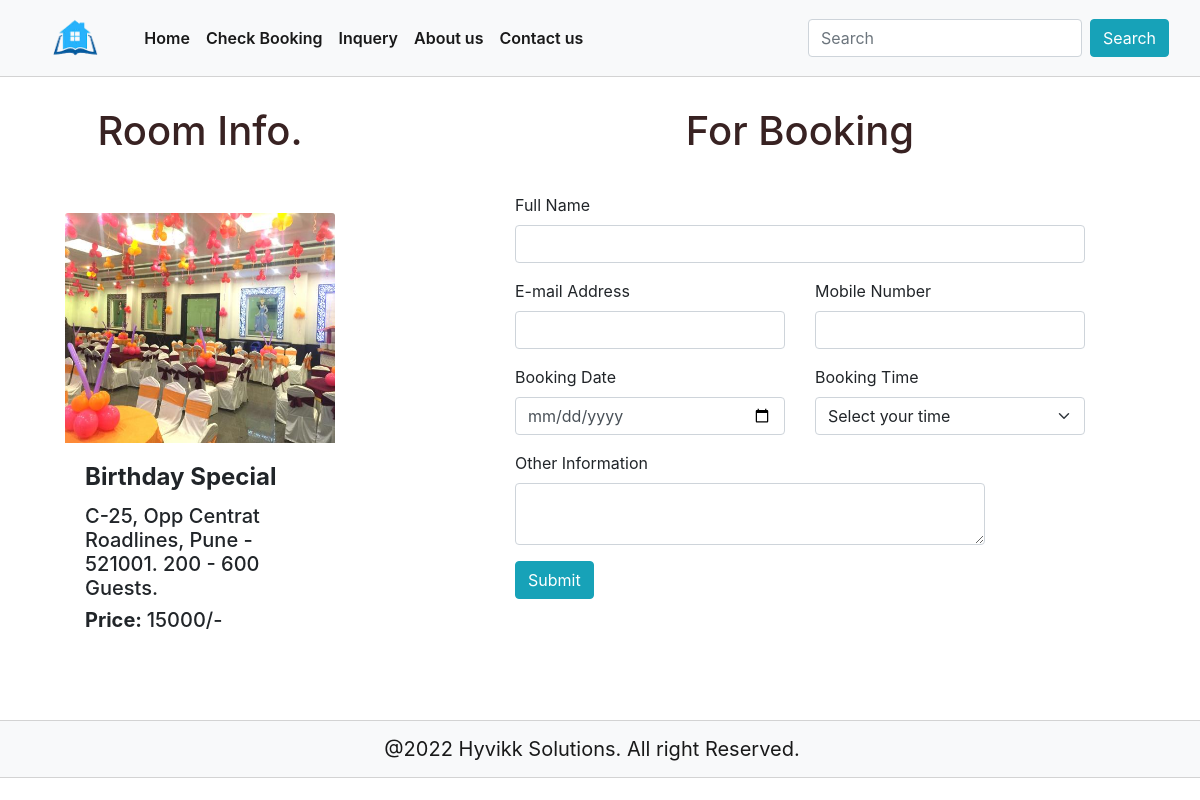
/book.php?id=3, run on the app's committed database.
### tables this page shows
CREATE TABLE IF NOT EXISTS `rooms` (
  `id` int(11) NOT NULL AUTO_INCREMENT,
  `img` varchar(255) NOT NULL,
  `name` varchar(255) NOT NULL,
  `info` varchar(255) NOT NULL,
  `price` varchar(255) NOT NULL,
  `created_at` timestamp NOT NULL DEFAULT current_timestamp() ON UPDATE current_timestamp(),
  PRIMARY KEY (`id`)
);

### book.php (the view, shortened to what this page needs)
<!doctype html>
<html lang="en">
  <head>
    <?php include "links.php"; ?>
  </head>
  <body>
    <?php include "header.php"; ?>
    <div class="container-fluid main">
      <div class="row">
          <div class="col-md-4">
              <div class="title-head">
                <h1>Room Info.</h1>
              </div>
          </div>
          <div class="col-md-8">
              <div class="title-head">
                <h1>For Booking</h1>
              </div>
          </div>
        </div>
        <div class="row">
          <?php
            $id = $_REQUEST['id'];
            $sql = "SELECT * FROM rooms WHERE id = '$id'";
            $res = mysqli_query($con, $sql);
            while($row = mysqli_fetch_assoc($res)){
          ?>
            <div class="col-md-4">
              <div class="card">
                  <img src="assets/images/<?php echo $row['img']; ?>" class="card-img-top pro-img" alt="product image">
                  <div class="card-body">
                  <h4 class="card-title"><strong><?php echo $row['name']; ?></strong></h4>
                  <h5 class="card-text"><strong></strong><?php echo $row['info']; ?></h5>
                  <h5 class="card-text"><strong>Price: </strong><?php echo $row['price']; ?>/-</h5>
                </div>
              </div>
            </div>
          <?php }
          ?>
          <div class="col-md-6 offset-md-1">
            <form class="row g-3 needs-validation" name="form" id="form" action="book_con.php" method="POST">
                <div class="col-md-12">
                    <label for="validationCustomUsername" class="form-label">Full Name</label>
                    <input type="text" class="form-control" id="name" name="name" aria-describedby="inputGroupPrepend" >
                </div>
                <div class="col-md-6">
                    <label for="validationCustomUsername" class="form-label">E-mail Address</label>
                    <input type="text" class="form-control" id="email" name="email" aria-describedby="inputGroupPrepend" >
                </div>
                <div class="col-md-6">
                    <label for="validationCustomUsername" class="form-label">Mobile Number</label>
                    <input type="text" class="form-control" id="mobile" name="mobile" aria-describedby="inputGroupPrepend" >
                </div>
                <div class="col-md-6">
                    <label for="validationCustomUsername" class="form-label">Booking Date</label>
                    <input type="date" class="form-control" id="date" name="date" aria-describedby="inputGroupPrepend" >
                </div>
                <div class="col-md-6">
                    <label for="validationCustomUsername" class="form-label">Booking Time</label>
                    <select class="form-select" id="time" name="time" title="We have only two slot for time or this hourse is fixed">
                        <option selected disabled>Select your time</option>
                    </select>
                </div>
                <div class="col-md-10">
                    <label for="validationCustomUsername" class="form-label">Other Information </label>
                    <textarea type="text" title="if you share any thing about room or other information so type here.." class="form-control" id="desc" name="desc" aria-describedby="inputGroupPrepend" ></textarea>
                </div>
                <div class="col-12">
                <input class="btn btn-info" id="submit" name="submit" type="submit" value="Submit" />
                </div>
            </form>
          </div>
        </div>
      </div>
      <br><br>
    <?php include "footer.php"; ?>
    </body>
</html>

### assets/css/style.css (style rules this page uses)
.main { min-height: 500px!important; }
.title-head { text-align: center!important; padding: 30px 20px!important; color:#382222; }
.card { margin:20px 50px; border:none!important }
.card img { height: 230px!important; width: auto; }

### data on the page
rooms: img (picture), name "Birthday Special", info "C-25, Opp Centrat Roadlines, Pune - 521001. 200 - 600 Guests.", price "15000"
